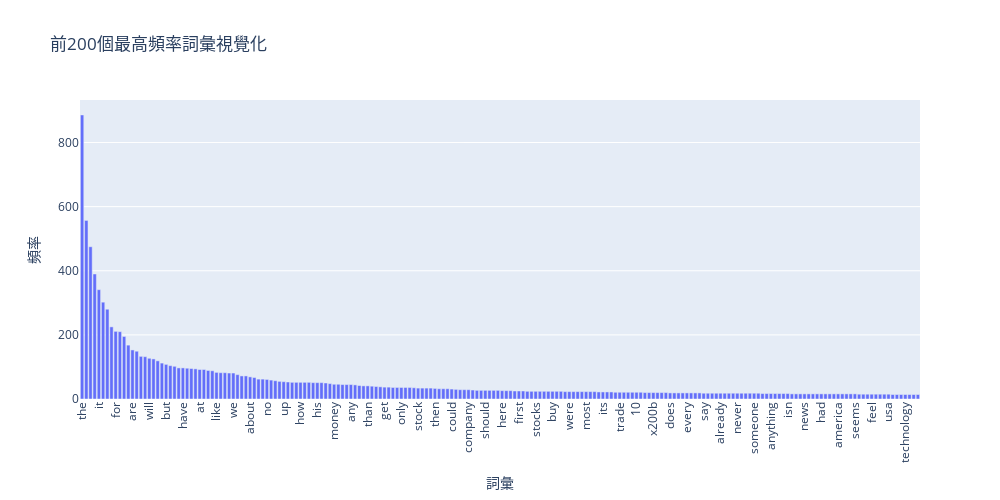

Notebook code for this chart:
### Code cell
# Answer here
# 只顯示前200個最高頻率的詞彙
top_200_indices = np.argsort(term_frequencies)[-200:][::-1]
top_200_terms = count_vect.get_feature_names_out()[top_200_indices]
top_200_values = term_frequencies[top_200_indices]

# 準備前200高頻詞彙資料
df_top_200 = pd.DataFrame({
    'terms': top_200_terms,
    'frequency': top_200_values
})

print(f"顯示前200個最高頻率的詞彙")

# 建立前200高頻詞彙視覺化
fig_top_200 = px.bar(df_top_200, 
                     x='terms', 
                     y='frequency',
                     title='前200個最高頻率詞彙視覺化',
                     labels={'terms': '詞彙', 'frequency': '頻率'},
                     hover_data={'frequency': True})

fig_top_200.update_layout(
    width=1000,
    height=500,
    xaxis_tickangle=-90,
    showlegend=False
)

fig_top_200.show()

### Figure 1 — Plotly figure (JSON) as saved in the notebook; plotly's stock layout.template omitted (floating-point values rounded to 4 significant figures; data arrays with more than 128 entries replaced by an {"elided": "..."} marker saying what was removed)
{"data": [{"hovertemplate": "詞彙=%{x}<br>頻率=%{y}<extra></extra>", "legendgroup": "", "marker": {"color": "#636efa", "pattern": {"shape": ""}}, "name": "", "orientation": "v", "showlegend": false, "textposition": "auto", "type": "bar", "x": {"elided": "200 str values"}, "xaxis": "x", "y": {"elided": "200 int values"}, "yaxis": "y"}], "layout": {"barmode": "relative", "height": 500, "legend": {"tracegroupgap": 0}, "showlegend": false, "title": {"text": "前200個最高頻率詞彙視覺化"}, "width": 1000, "xaxis": {"anchor": "y", "domain": [0, 1], "tickangle": -90, "title": {"text": "詞彙"}}, "yaxis": {"anchor": "x", "domain": [0, 1], "title": {"text": "頻率"}}}}
